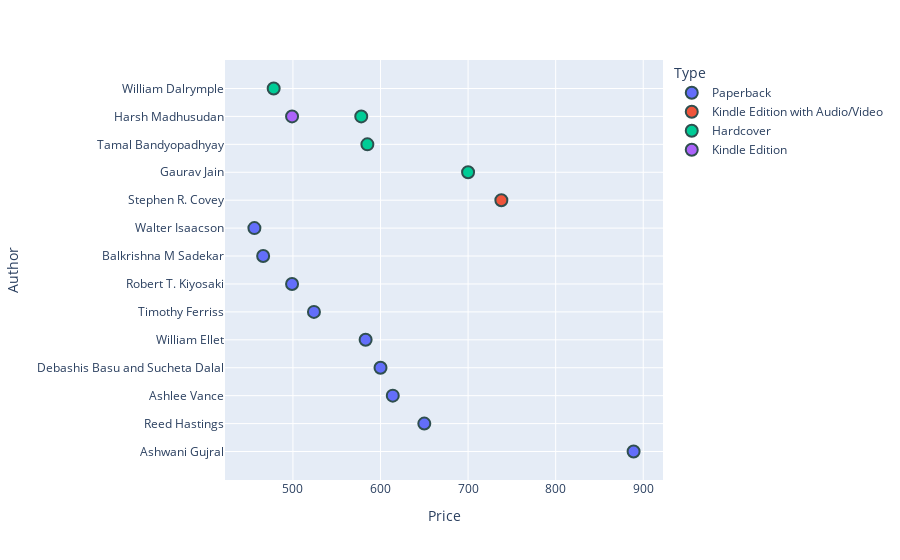

The notebook cell saved with this chart:
### Code cell
fig = px.scatter(top_15_price, x="Price", y="Author",color="Type", hover_data=['Book_Name'])
fig.update_traces(marker=dict(size=12,
                              line=dict(width=2,
                                        color='DarkSlateGrey')),
                  selector=dict(mode='markers'))
fig.show()

### Figure 1 — Plotly figure (JSON) as saved in the notebook; plotly's stock layout.template omitted (floating-point values rounded to 4 significant figures)
{"data": [{"customdata": [["How to Make Money in Intraday Trading: A Master Class By One of India’s Most Famous Traders"], ["No Rules Rules: Netflix and the Culture of Reinvention"], ["Elon Musk: How the Billionaire CEO of SpaceX and Tesla is Shaping our Future"], ["The Scam: From Harshad Mehta To Ketan Parekh Also Includes Jpc Fiasco & Global Trust Bank Scam"], ["Case Study Handbook, Revised Edition: A Student's Guide"], ["The 4-Hour Work Week: Escape the 9-5, Live Anywhere and Join the New Rich"], ["Rich Dad Poor Dad: What the Rich Teach Their Kids About Money That the Poor and Middle Class Do Not!"], ["How to Make Money Trading with Candlestick Charts"], ["Steve Jobs: The Exclusive Biography"]], "hovertemplate": "Type=Paperback<br>Price=%{x}<br>Author=%{y}<br>Book_Name=%{customdata[0]}<extra></extra>", "legendgroup": "Paperback", "marker": {"color": "#636efa", "line": {"color": "DarkSlateGrey", "width": 2}, "size": 12, "symbol": "circle"}, "mode": "markers", "name": "Paperback", "orientation": "h", "showlegend": true, "type": "scatter", "x": [889, 650, 614, 600, 583, 524, 499, 466, 456], "xaxis": "x", "y": ["Ashwani Gujral", "Reed Hastings", "Ashlee Vance", "Debashis Basu and Sucheta Dalal", "William Ellet", "Timothy Ferriss", "Robert T. Kiyosaki", "Balkrishna M Sadekar", "Walter Isaacson"], "yaxis": "y"}, {"customdata": [["The 7 Habits of Highly Effective People: Powerful Lessons in Personal Change"]], "hovertemplate": "Type=Kindle Edition with Audio/Video<br>Price=%{x}<br>Author=%{y}<br>Book_Name=%{customdata[0]}<extra></extra>", "legendgroup": "Kindle Edition with Audio/Video", "marker": {"color": "#EF553B", "line": {"color": "DarkSlateGrey", "width": 2}, "size": 12, "symbol": "circle"}, "mode": "markers", "name": "Kindle Edition with Audio/Video", "orientation": "h", "showlegend": true, "type": "scatter", "x": [738], "xaxis": "x", "y": ["Stephen R. Covey"], "yaxis": "y"}, {"customdata": [["Economics on your tips - Indian economic development + Macro economics session 2020-21"], ["Pandemonium: The Great Indian Banking Tragedy"], ["A New Idea of India: Individual Rights in a Civilisational State"], ["The Anarchy: The East India Company, Corporate Violence, and the Pillage of an Empire"]], "hovertemplate": "Type=Hardcover<br>Price=%{x}<br>Author=%{y}<br>Book_Name=%{customdata[0]}<extra></extra>", "legendgroup": "Hardcover", "marker": {"color": "#00cc96", "line": {"color": "DarkSlateGrey", "width": 2}, "size": 12, "symbol": "circle"}, "mode": "markers", "name": "Hardcover", "orientation": "h", "showlegend": true, "type": "scatter", "x": [700, 585, 578, 478], "xaxis": "x", "y": ["Gaurav Jain", "Tamal Bandyopadhyay", "Harsh Madhusudan", "William Dalrymple"], "yaxis": "y"}, {"customdata": [["A New Idea of India: Individual Rights in a Civilisational State"]], "hovertemplate": "Type=Kindle Edition<br>Price=%{x}<br>Author=%{y}<br>Book_Name=%{customdata[0]}<extra></extra>", "legendgroup": "Kindle Edition", "marker": {"color": "#ab63fa", "line": {"color": "DarkSlateGrey", "width": 2}, "size": 12, "symbol": "circle"}, "mode": "markers", "name": "Kindle Edition", "orientation": "h", "showlegend": true, "type": "scatter", "x": [499], "xaxis": "x", "y": ["Harsh Madhusudan"], "yaxis": "y"}], "layout": {"legend": {"title": {"text": "Type"}, "tracegroupgap": 0}, "margin": {"t": 60}, "xaxis": {"anchor": "y", "domain": [0, 1], "title": {"text": "Price"}}, "yaxis": {"anchor": "x", "domain": [0, 1], "title": {"text": "Author"}}}}
